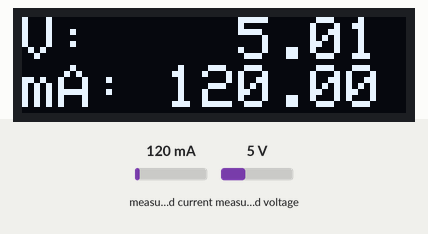
The sketch below on a simulated Arduino Uno, built with avr-gcc and run on an emulated ATmega328P. Shown: 128×32 one-colour display. The test bench sets the inputs (shaded band); at power-on: measured current 120 mA, measured voltage 5 V.

Above: at 1.2 s.
1.3 s: measured current set to 500 mA
At 2.9 s:
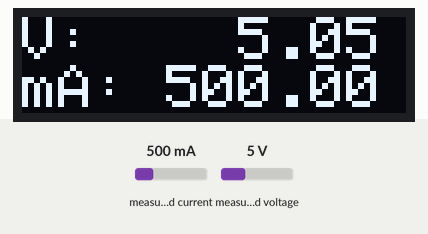
5.4 s: measured voltage set to 0.3 V
At 6.8 s:
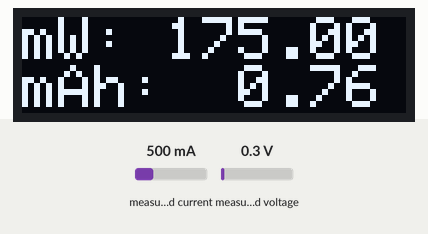
9.5 s: measured current set to 1000 mA
At 10.6 s:
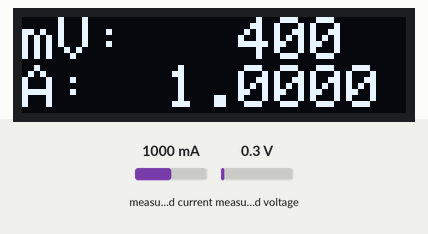
11.7 s: measured voltage set to 3.8 V
At 13.7 s:
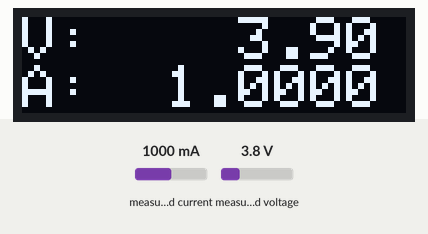
Timing chart, 0 to 15.2 s (numbered marks = the images above; inputs shaded):
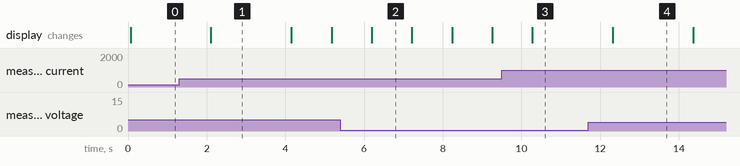

The sketch:

Pro_Trinket_Power_Meter.ino
```cpp
// (licence header left out)
#include <SPI.h>
#include <Wire.h>
#include <Adafruit_GFX.h>
#include <Adafruit_SSD1306.h>
#include <Adafruit_INA219.h>

// Configure the pin connected OLED reset/RST.
#define OLED_RESET   -1

// Configure orientation of the display.
// 0 = none, 1 = 90 degrees clockwise, 2 = 180 degrees, 3 = 270 degrees CW
#define ROTATION     2

// Configure how long before switching mode (in seconds)
#define MODE_SWITCH  5

// Create OLED and INA219 globals.
Adafruit_SSD1306 display(128, 32, &Wire, OLED_RESET);
Adafruit_INA219 ina219;

// Keep track of total time and milliamp measurements for milliamp-hour computation.
uint32_t total_sec = 0;
float total_mA = 0.0;

void setup()   {
  // Setup the INA219.
  ina219.begin();
  // By default the INA219 will be calibrated with a range of 32V, 2A.
  // However uncomment one of the below to change the range.  A smaller
  // range can't measure as large of values but will measure with slightly
  // better precision.
  //ina219.setCalibration_32V_1A();
  //ina219.setCalibration_16V_400mA();

  // Setup the OLED display.
  display.begin(SSD1306_SWITCHCAPVCC, 0x3C);

  // Clear the display.
  display.clearDisplay();
  display.display();

  // Set rotation.
  display.setRotation(ROTATION);

  // Set text size and color.
  display.setTextSize(2);
  display.setTextColor(WHITE);
}

void loop() {
  // Read voltage and current from INA219.
  float shuntvoltage = ina219.getShuntVoltage_mV();
  float busvoltage = ina219.getBusVoltage_V();
  float current_mA = ina219.getCurrent_mA();

  // Compute load voltage, power, and milliamp-hours.
  float loadvoltage = busvoltage + (shuntvoltage / 1000);
  float power_mW = loadvoltage * current_mA;
  total_mA += current_mA;
  total_sec += 1;
  float total_mAH = total_mA / 3600.0;

  // Update display.
  display.clearDisplay();
  display.setCursor(0,0);
  int mode = (total_sec / MODE_SWITCH) % 2;
  if (mode == 0) {
    // Mode 0, display volts and amps.
    printSIValue(loadvoltage, "V:", 2, 10);
    display.setCursor(0, 16);
    printSIValue(current_mA/1000.0, "A:", 5, 10);
  }
  else {
    // Mode 1, display watts and milliamp-hours.
    printSIValue(power_mW/1000.0, "W:", 5, 10);
    display.setCursor(0, 16);
    printSIValue(total_mAH/1000.0, "Ah:", 5, 10);
  }
  display.display();

  // Delay for a second.
  delay(1000);
}

void printSIValue(float value, char* units, int precision, int maxWidth) {
  // Print a value in SI units with the units left justified and value right justified.
  // Will switch to milli prefix if value is below 1.

  // Add milli prefix if low value.
  if (fabs(value) < 1.0) {
    display.print('m');
    maxWidth -= 1;
    value *= 1000.0;
    precision = max(0, precision-3);
  }

  // Print units.
  display.print(units);
  maxWidth -= strlen(units);

  // Leave room for negative sign if value is negative.
  if (value < 0.0) {
    maxWidth -= 1;
  }

  // Find how many digits are in value.
  int digits = ceil(log10(fabs(value)));
  if (fabs(value) < 1.0) {
    digits = 1; // Leave room for 0 when value is below 0.
  }

  // Handle if not enough width to display value, just print dashes.
  if (digits > maxWidth) {
    // Fill width with dashes (and add extra dash for negative values);
    for (int i=0; i < maxWidth; ++i) {
      display.print('-');
    }
    if (value < 0.0) {
      display.print('-');
    }
    return;
  }

  // Compute actual precision for printed value based on space left after
  // printing digits and decimal point.  Clamp within 0 to desired precision.
  int actualPrecision = constrain(maxWidth-digits-1, 0, precision);

  // Compute how much padding to add to right justify.
  int padding = maxWidth-digits-1-actualPrecision;
  for (int i=0; i < padding; ++i) {
    display.print(' ');
  }

  // Finally, print the value!
  display.print(value, actualPrecision);
}
```

Measured:
- after the input at 1.3 s, the display: changes after 0.81 s (image 1)
- after the input at 5.4 s, the display: changes after 0.79 s (image 2)
- after the input at 9.5 s, the display: changes after 0.78 s (image 3)
- after the input at 11.7 s, the display: changes after 0.62 s (image 4)
- what the display in image 1 shows lasts 2.1 s, from 2.1 s to 4.2 s
- what the display in image 2 shows lasts 1.0 s, from 6.2 s to 7.2 s
